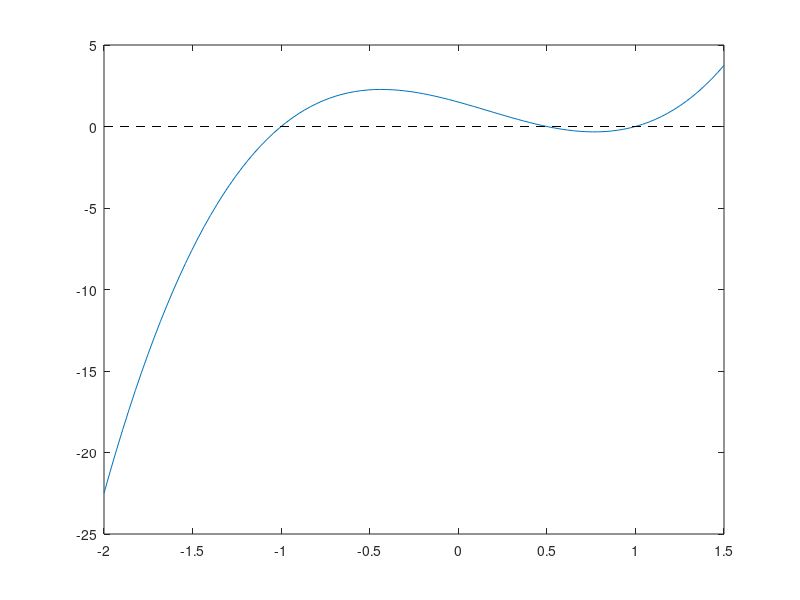

The MATLAB script that drew this image: (Note: this script raises an error after producing the figure.)
#Guía 4 - Ejercicio 1
#--------------------
f=@(x) 3*(x+1).*(x-0.5).*(x-1)

#f(x) = (3x^2-3)*(x-0.5)
#f(x) = 3x^3 - 3/2*x^2 -3x + 3/2


x=linspace(-2, 1.5, 100);
plot(x, f(x))
hold on
plot([min(x), max(x)], [0, 0], 'k--') #graficamente vemos que hay 3 raíces

[p,it,r,t] = Biseccion_Lucas(f, -2, 1.5, 4, 1e-3)

#verifico con la función roots() de octave
p=[3 3/2 -3 3/2]
r_oct = roots(p)

#--------------------
##Obtenga una cota para el número de iteraciones que se requieren para alcanzar una aproximación con una exactitud de 10−3
##a la solución de x^3 + x − 4 = 0 que se encuentra en el intervalo [1,4].
##Obtenga una aproximación de la raíz con esta exactitud mediante el m´etodo de la bisección.
#--------------------
#n >= log2((b - a) / tol)
#-> n es el número de iteraciones
#-> a y b son los extremos del intervalo
#->tol es la tolerancia permitida asociada a la cantidad de cifras significativas

n=log2((4-1)/10^(-3))
#n=11.5507

f=@(x) x.^3+x-4

[p2,it2,r2,t2] = Biseccion_Lucas(f, 1, 4, 100, 10.^(-3))

#RTA: Con una tolerancia de 10^-3 se obutvo p2=1.3786 en 12 iteraciones
